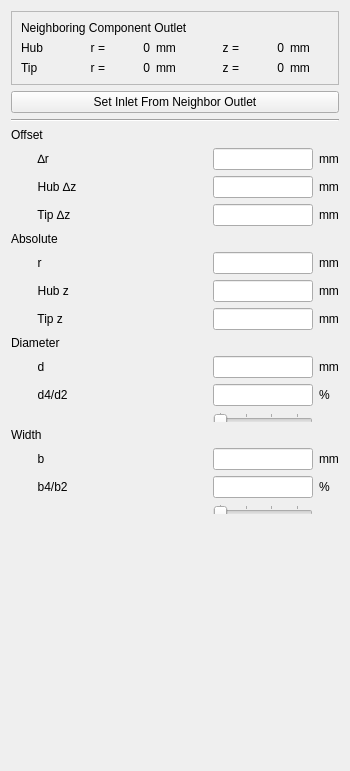
     <widget class="QWidget" name="page_inlet">
      <property name="geometry">
       <rect>
        <x>0</x>
        <y>0</y>
        <width>350</width>
        <height>771</height>
       </rect>
      </property>
      <attribute name="label">
       <string>Inlet Sizing</string>
      </attribute>
      <layout class="QGridLayout" name="gridLayout_16">
       <item row="2" column="0" colspan="4">
        <widget class="QPushButton" name="pushButton_set_inlet">
         <property name="sizePolicy">
          <sizepolicy hsizetype="Minimum" vsizetype="Fixed">
           <horstretch>0</horstretch>
           <verstretch>0</verstretch>
          </sizepolicy>
         </property>
         <property name="text">
          <string>Set Inlet From Neighbor Outlet</string>
         </property>
        </widget>
       </item>
       <item row="3" column="0" colspan="4">
        <widget class="Line" name="line_4">
         <property name="orientation">
          <enum>Qt::Horizontal</enum>
         </property>
        </widget>
       </item>
       <item row="6" column="3">
        <widget class="QLabel" name="label_39">
         <property name="sizePolicy">
          <sizepolicy hsizetype="Maximum" vsizetype="Preferred">
           <horstretch>0</horstretch>
           <verstretch>0</verstretch>
          </sizepolicy>
         </property>
         <property name="text">
          <string>mm</string>
         </property>
        </widget>
       </item>
       <item row="6" column="2">
        <widget class="QLineEdit" name="lineEdit_offset_r">
         <property name="sizePolicy">
          <sizepolicy hsizetype="Minimum" vsizetype="Fixed">
           <horstretch>0</horstretch>
           <verstretch>0</verstretch>
          </sizepolicy>
         </property>
         <property name="maximumSize">
          <size>
           <width>100</width>
           <height>16777215</height>
          </size>
         </property>
         <property name="alignment">
          <set>Qt::AlignRight|Qt::AlignTrailing|Qt::AlignVCenter</set>
         </property>
        </widget>
       </item>
       <item row="0" column="0" colspan="4">
        <widget class="QFrame" name="frame_2">
         <property name="frameShape">
          <enum>QFrame::StyledPanel</enum>
         </property>
         <property name="frameShadow">
          <enum>QFrame::Raised</enum>
         </property>
         <layout class="QGridLayout" name="gridLayout_21">
          <item row="1" column="1">
           <widget class="QLabel" name="label_24">
            <property name="text">
             <string>r =</string>
            </property>
            <property name="alignment">
             <set>Qt::AlignRight|Qt::AlignTrailing|Qt::AlignVCenter</set>
            </property>
           </widget>
          </item>
          <item row="1" column="0">
           <widget class="QLabel" name="label_21">
            <property name="sizePolicy">
             <sizepolicy hsizetype="Preferred" vsizetype="Maximum">
              <horstretch>0</horstretch>
              <verstretch>0</verstretch>
             </sizepolicy>
            </property>
            <property name="text">
             <string>Hub</string>
            </property>
           </widget>
          </item>
          <item row="1" column="6">
           <widget class="QLabel" name="label_22">
            <property name="text">
             <string>mm</string>
            </property>
           </widget>
          </item>
          <item row="1" column="3">
           <widget class="QLabel" name="label_25">
            <property name="text">
             <string>mm</string>
            </property>
           </widget>
          </item>
          <item row="3" column="0">
           <widget class="QLabel" name="label_28">
            <property name="sizePolicy">
             <sizepolicy hsizetype="Preferred" vsizetype="Maximum">
              <horstretch>0</horstretch>
              <verstretch>0</verstretch>
             </sizepolicy>
            </property>
            <property name="text">
             <string>Tip</string>
            </property>
           </widget>
          </item>
          <item row="1" column="4">
           <widget class="QLabel" name="label_23">
            <property name="text">
             <string>z =</string>
            </property>
            <property name="alignment">
             <set>Qt::AlignRight|Qt::AlignTrailing|Qt::AlignVCenter</set>
            </property>
           </widget>
          </item>
          <item row="3" column="1">
           <widget class="QLabel" name="label_29">
            <property name="text">
             <string>r =</string>
            </property>
            <property name="alignment">
             <set>Qt::AlignRight|Qt::AlignTrailing|Qt::AlignVCenter</set>
            </property>
           </widget>
          </item>
          <item row="1" column="5">
           <widget class="QLabel" name="label_imp_hub_z">
            <property name="text">
             <string>0</string>
            </property>
            <property name="alignment">
             <set>Qt::AlignRight|Qt::AlignTrailing|Qt::AlignVCenter</set>
            </property>
           </widget>
          </item>
          <item row="3" column="6">
           <widget class="QLabel" name="label_27">
            <property name="text">
             <string>mm</string>
            </property>
           </widget>
          </item>
          <item row="3" column="5">
           <widget class="QLabel" name="label_imp_tip_z">
            <property name="text">
             <string>0</string>
            </property>
            <property name="alignment">
             <set>Qt::AlignRight|Qt::AlignTrailing|Qt::AlignVCenter</set>
            </property>
           </widget>
          </item>
          <item row="1" column="2">
           <widget class="QLabel" name="label_imp_hub_r">
            <property name="text">
             <string>0</string>
            </property>
            <property name="alignment">
             <set>Qt::AlignRight|Qt::AlignTrailing|Qt::AlignVCenter</set>
            </property>
           </widget>
          </item>
          <item row="3" column="4">
           <widget class="QLabel" name="label_32">
            <property name="text">
             <string>z =</string>
            </property>
            <property name="alignment">
             <set>Qt::AlignRight|Qt::AlignTrailing|Qt::AlignVCenter</set>
            </property>
           </widget>
          </item>
          <item row="3" column="2">
           <widget class="QLabel" name="label_imp_tip_r">
            <property name="text">
             <string>0</string>
            </property>
            <property name="alignment">
             <set>Qt::AlignRight|Qt::AlignTrailing|Qt::AlignVCenter</set>
            </property>
           </widget>
          </item>
          <item row="3" column="3">
           <widget class="QLabel" name="label_31">
            <property name="text">
             <string>mm</string>
            </property>
           </widget>
          </item>
          <item row="0" column="0" colspan="7">
           <widget class="QLabel" name="label_33">
            <property name="sizePolicy">
             <sizepolicy hsizetype="Preferred" vsizetype="Maximum">
              <horstretch>0</horstretch>
              <verstretch>0</verstretch>
             </sizepolicy>
            </property>
            <property name="text">
             <string>Neighboring Component Outlet</string>
            </property>
           </widget>
          </item>
         </layout>
        </widget>
       </item>
       <item row="6" column="1">
        <spacer name="horizontalSpacer_9">
         <property name="orientation">
          <enum>Qt::Horizontal</enum>
         </property>
         <property name="sizeType">
          <enum>QSizePolicy::Minimum</enum>
         </property>
         <property name="sizeHint" stdset="0">
          <size>
           <width>40</width>
           <height>20</height>
          </size>
         </property>
        </spacer>
       </item>
       <item row="6" column="0">
        <widget class="QLabel" name="label_37">
         <property name="sizePolicy">
          <sizepolicy hsizetype="Minimum" vsizetype="Preferred">
           <horstretch>0</horstretch>
           <verstretch>0</verstretch>
          </sizepolicy>
         </property>
         <property name="text">
          <string>        ∆r</string>
         </property>
         <property name="alignment">
          <set>Qt::AlignLeading|Qt::AlignLeft|Qt::AlignVCenter</set>
         </property>
        </widget>
       </item>
       <item row="4" column="0">
        <widget class="QLabel" name="label_104">
         <property name="sizePolicy">
          <sizepolicy hsizetype="Minimum" vsizetype="Preferred">
           <horstretch>0</horstretch>
           <verstretch>0</verstretch>
          </sizepolicy>
         </property>
         <property name="minimumSize">
          <size>
           <width>100</width>
           <height>0</height>
          </size>
         </property>
         <property name="text">
          <string>Offset</string>
         </property>
        </widget>
       </item>
       <item row="9" column="0">
        <widget class="QLabel" name="label_6">
         <property name="text">
          <string>Absolute</string>
         </property>
        </widget>
       </item>
       <item row="11" column="2">
        <widget class="QLineEdit" name="lineEdit_absolute_hub_z">
         <property name="sizePolicy">
          <sizepolicy hsizetype="Minimum" vsizetype="Fixed">
           <horstretch>0</horstretch>
           <verstretch>0</verstretch>
          </sizepolicy>
         </property>
         <property name="maximumSize">
          <size>
           <width>100</width>
           <height>16777215</height>
          </size>
         </property>
         <property name="alignment">
          <set>Qt::AlignRight|Qt::AlignTrailing|Qt::AlignVCenter</set>
         </property>
        </widget>
       </item>
       <item row="14" column="2">
        <widget class="QLineEdit" name="lineEdit_diameter">
         <property name="sizePolicy">
          <sizepolicy hsizetype="Minimum" vsizetype="Fixed">
           <horstretch>0</horstretch>
           <verstretch>0</verstretch>
          </sizepolicy>
         </property>
         <property name="maximumSize">
          <size>
           <width>100</width>
           <height>16777215</height>
          </size>
         </property>
         <property name="alignment">
          <set>Qt::AlignRight|Qt::AlignTrailing|Qt::AlignVCenter</set>
         </property>
        </widget>
       </item>
       <item row="15" column="0">
        <widget class="QLabel" name="label_19">
         <property name="sizePolicy">
          <sizepolicy hsizetype="Minimum" vsizetype="Preferred">
           <horstretch>0</horstretch>
           <verstretch>0</verstretch>
          </sizepolicy>
         </property>
         <property name="text">
          <string>        d4/d2</string>
         </property>
        </widget>
       </item>
       <item row="10" column="2">
        <widget class="QLineEdit" name="lineEdit_absolute_r">
         <property name="sizePolicy">
          <sizepolicy hsizetype="Minimum" vsizetype="Fixed">
           <horstretch>0</horstretch>
           <verstretch>0</verstretch>
          </sizepolicy>
         </property>
         <property name="maximumSize">
          <size>
           <width>100</width>
           <height>16777215</height>
          </size>
         </property>
         <property name="alignment">
          <set>Qt::AlignRight|Qt::AlignTrailing|Qt::AlignVCenter</set>
         </property>
        </widget>
       </item>
       <item row="11" column="3">
        <widget class="QLabel" name="label_5">
         <property name="text">
          <string>mm</string>
         </property>
        </widget>
       </item>
       <item row="8" column="2">
        <widget class="QLineEdit" name="lineEdit_offset_tip_z">
         <property name="sizePolicy">
          <sizepolicy hsizetype="Minimum" vsizetype="Fixed">
           <horstretch>0</horstretch>
           <verstretch>0</verstretch>
          </sizepolicy>
         </property>
         <property name="maximumSize">
          <size>
           <width>100</width>
           <height>16777215</height>
          </size>
         </property>
         <property name="alignment">
          <set>Qt::AlignRight|Qt::AlignTrailing|Qt::AlignVCenter</set>
         </property>
        </widget>
       </item>
       <item row="12" column="0">
        <widget class="QLabel" name="label_40">
         <property name="sizePolicy">
          <sizepolicy hsizetype="Minimum" vsizetype="Preferred">
           <horstretch>0</horstretch>
           <verstretch>0</verstretch>
          </sizepolicy>
         </property>
         <property name="text">
          <string>        Tip z</string>
         </property>
         <property name="alignment">
          <set>Qt::AlignLeading|Qt::AlignLeft|Qt::AlignVCenter</set>
         </property>
        </widget>
       </item>
       <item row="8" column="3">
        <widget class="QLabel" name="label_38">
         <property name="text">
          <string>mm</string>
         </property>
        </widget>
       </item>
       <item row="8" column="0">
        <widget class="QLabel" name="label_36">
         <property name="sizePolicy">
          <sizepolicy hsizetype="Minimum" vsizetype="Preferred">
           <horstretch>0</horstretch>
           <verstretch>0</verstretch>
          </sizepolicy>
         </property>
         <property name="text">
          <string>        Tip ∆z</string>
         </property>
         <property name="alignment">
          <set>Qt::AlignLeading|Qt::AlignLeft|Qt::AlignVCenter</set>
         </property>
        </widget>
       </item>
       <item row="12" column="2">
        <widget class="QLineEdit" name="lineEdit_absolute_tip_z">
         <property name="sizePolicy">
          <sizepolicy hsizetype="Minimum" vsizetype="Fixed">
           <horstretch>0</horstretch>
           <verstretch>0</verstretch>
          </sizepolicy>
         </property>
         <property name="maximumSize">
          <size>
           <width>100</width>
           <height>16777215</height>
          </size>
         </property>
         <property name="alignment">
          <set>Qt::AlignRight|Qt::AlignTrailing|Qt::AlignVCenter</set>
         </property>
        </widget>
       </item>
       <item row="13" column="0">
        <widget class="QLabel" name="label_11">
         <property name="text">
          <string>Diameter</string>
         </property>
        </widget>
       </item>
       <item row="18" column="2">
        <widget class="QLineEdit" name="lineEdit_inlet_width">
         <property name="sizePolicy">
          <sizepolicy hsizetype="Minimum" vsizetype="Fixed">
           <horstretch>0</horstretch>
           <verstretch>0</verstretch>
          </sizepolicy>
         </property>
         <property name="maximumSize">
          <size>
           <width>100</width>
           <height>16777215</height>
          </size>
         </property>
         <property name="alignment">
          <set>Qt::AlignRight|Qt::AlignTrailing|Qt::AlignVCenter</set>
         </property>
        </widget>
       </item>
       <item row="10" column="0">
        <widget class="QLabel" name="label_18">
         <property name="sizePolicy">
          <sizepolicy hsizetype="Minimum" vsizetype="Preferred">
           <horstretch>0</horstretch>
           <verstretch>0</verstretch>
          </sizepolicy>
         </property>
         <property name="styleSheet">
          <string>0</string>
         </property>
         <property name="text">
          <string>        r</string>
         </property>
         <property name="alignment">
          <set>Qt::AlignLeading|Qt::AlignLeft|Qt::AlignVCenter</set>
         </property>
        </widget>
       </item>
       <item row="10" column="3">
        <widget class="QLabel" name="label_8">
         <property name="text">
          <string>mm</string>
         </property>
        </widget>
       </item>
       <item row="11" column="0">
        <widget class="QLabel" name="label_7">
         <property name="sizePolicy">
          <sizepolicy hsizetype="Minimum" vsizetype="Preferred">
           <horstretch>0</horstretch>
           <verstretch>0</verstretch>
          </sizepolicy>
         </property>
         <property name="text">
          <string>        Hub z</string>
         </property>
         <property name="alignment">
          <set>Qt::AlignLeading|Qt::AlignLeft|Qt::AlignVCenter</set>
         </property>
        </widget>
       </item>
       <item row="7" column="2">
        <widget class="QLineEdit" name="lineEdit_offset_hub_z">
         <property name="sizePolicy">
          <sizepolicy hsizetype="Minimum" vsizetype="Fixed">
           <horstretch>0</horstretch>
           <verstretch>0</verstretch>
          </sizepolicy>
         </property>
         <property name="maximumSize">
          <size>
           <width>100</width>
           <height>16777215</height>
          </size>
         </property>
         <property name="alignment">
          <set>Qt::AlignRight|Qt::AlignTrailing|Qt::AlignVCenter</set>
         </property>
        </widget>
       </item>
       <item row="14" column="3">
        <widget class="QLabel" name="label_10">
         <property name="text">
          <string>mm</string>
         </property>
        </widget>
       </item>
       <item row="18" column="0">
        <widget class="QLabel" name="label_14">
         <property name="sizePolicy">
          <sizepolicy hsizetype="Minimum" vsizetype="Preferred">
           <horstretch>0</horstretch>
           <verstretch>0</verstretch>
          </sizepolicy>
         </property>
         <property name="text">
          <string>        b</string>
         </property>
         <property name="alignment">
          <set>Qt::AlignLeading|Qt::AlignLeft|Qt::AlignVCenter</set>
         </property>
        </widget>
       </item>
       <item row="19" column="0">
        <widget class="QLabel" name="label_20">
         <property name="sizePolicy">
          <sizepolicy hsizetype="Maximum" vsizetype="Preferred">
           <horstretch>0</horstretch>
           <verstretch>0</verstretch>
          </sizepolicy>
         </property>
         <property name="text">
          <string>        b4/b2</string>
         </property>
        </widget>
       </item>
       <item row="19" column="2">
        <widget class="QLineEdit" name="lineEdit_inlet_width_ratio">
         <property name="sizePolicy">
          <sizepolicy hsizetype="Minimum" vsizetype="Fixed">
           <horstretch>0</horstretch>
           <verstretch>0</verstretch>
          </sizepolicy>
         </property>
         <property name="maximumSize">
          <size>
           <width>100</width>
           <height>16777215</height>
          </size>
         </property>
         <property name="alignment">
          <set>Qt::AlignRight|Qt::AlignTrailing|Qt::AlignVCenter</set>
         </property>
        </widget>
       </item>
       <item row="19" column="3">
        <widget class="QLabel" name="label_16">
         <property name="text">
          <string>%</string>
         </property>
        </widget>
       </item>
       <item row="7" column="3">
        <widget class="QLabel" name="label_2">
         <property name="text">
          <string>mm</string>
         </property>
        </widget>
       </item>
       <item row="14" column="0">
        <widget class="QLabel" name="label_12">
         <property name="sizePolicy">
          <sizepolicy hsizetype="Minimum" vsizetype="Preferred">
           <horstretch>0</horstretch>
           <verstretch>0</verstretch>
          </sizepolicy>
         </property>
         <property name="text">
          <string>        d</string>
         </property>
         <property name="alignment">
          <set>Qt::AlignLeading|Qt::AlignLeft|Qt::AlignVCenter</set>
         </property>
        </widget>
       </item>
       <item row="12" column="3">
        <widget class="QLabel" name="label_47">
         <property name="text">
          <string>mm</string>
         </property>
        </widget>
       </item>
       <item row="15" column="2">
        <widget class="QLineEdit" name="lineEdit_diameter_ratio">
         <property name="sizePolicy">
          <sizepolicy hsizetype="Minimum" vsizetype="Fixed">
           <horstretch>0</horstretch>
           <verstretch>0</verstretch>
          </sizepolicy>
         </property>
         <property name="maximumSize">
          <size>
           <width>100</width>
           <height>16777215</height>
          </size>
         </property>
         <property name="alignment">
          <set>Qt::AlignRight|Qt::AlignTrailing|Qt::AlignVCenter</set>
         </property>
        </widget>
       </item>
       <item row="15" column="3">
        <widget class="QLabel" name="label_9">
         <property name="text">
          <string>%</string>
         </property>
        </widget>
       </item>
       <item row="16" column="2">
        <widget class="QSlider" name="horizontalSlider_diameter_ratio">
         <property name="sizePolicy">
          <sizepolicy hsizetype="Minimum" vsizetype="Fixed">
           <horstretch>0</horstretch>
           <verstretch>0</verstretch>
          </sizepolicy>
         </property>
         <property name="maximumSize">
          <size>
           <width>16777215</width>
           <height>10</height>
          </size>
         </property>
         <property name="minimum">
          <number>100</number>
         </property>
         <property name="maximum">
          <number>150</number>
         </property>
         <property name="pageStep">
          <number>5</number>
         </property>
         <property name="value">
          <number>100</number>
         </property>
         <property name="orientation">
          <enum>Qt::Horizontal</enum>
         </property>
         <property name="invertedAppearance">
          <bool>false</bool>
         </property>
         <property name="tickPosition">
          <enum>QSlider::TicksAbove</enum>
         </property>
         <property name="tickInterval">
          <number>15</number>
         </property>
        </widget>
       </item>
       <item row="17" column="0">
        <widget class="QLabel" name="label_15">
         <property name="text">
          <string>Width</string>
         </property>
        </widget>
       </item>
       <item row="18" column="3">
        <widget class="QLabel" name="label_13">
         <property name="text">
          <string>mm</string>
         </property>
        </widget>
       </item>
       <item row="20" column="2">
        <widget class="QSlider" name="horizontalSlider_inlet_width_ratio">
         <property name="sizePolicy">
          <sizepolicy hsizetype="Minimum" vsizetype="Fixed">
           <horstretch>0</horstretch>
           <verstretch>0</verstretch>
          </sizepolicy>
         </property>
         <property name="maximumSize">
          <size>
           <width>16777215</width>
           <height>10</height>
          </size>
         </property>
         <property name="minimum">
          <number>100</number>
         </property>
         <property name="maximum">
          <number>150</number>
         </property>
         <property name="pageStep">
          <number>5</number>
         </property>
         <property name="value">
          <number>100</number>
         </property>
         <property name="orientation">
          <enum>Qt::Horizontal</enum>
         </property>
         <property name="invertedAppearance">
          <bool>false</bool>
         </property>
         <property name="tickPosition">
          <enum>QSlider::TicksAbove</enum>
         </property>
         <property name="tickInterval">
          <number>15</number>
         </property>
        </widget>
       </item>
       <item row="22" column="0" colspan="2">
        <spacer name="verticalSpacer">
         <property name="orientation">
          <enum>Qt::Vertical</enum>
         </property>
         <property name="sizeType">
          <enum>QSizePolicy::MinimumExpanding</enum>
         </property>
         <property name="sizeHint" stdset="0">
          <size>
           <width>20</width>
           <height>40</height>
          </size>
         </property>
        </spacer>
       </item>
       <item row="7" column="0">
        <widget class="QLabel" name="label_17">
         <property name="sizePolicy">
          <sizepolicy hsizetype="Minimum" vsizetype="Preferred">
           <horstretch>0</horstretch>
           <verstretch>0</verstretch>
          </sizepolicy>
         </property>
         <property name="text">
          <string>        Hub ∆z</string>
         </property>
         <property name="alignment">
          <set>Qt::AlignLeading|Qt::AlignLeft|Qt::AlignVCenter</set>
         </property>
        </widget>
       </item>
      </layout>
     </widget>
